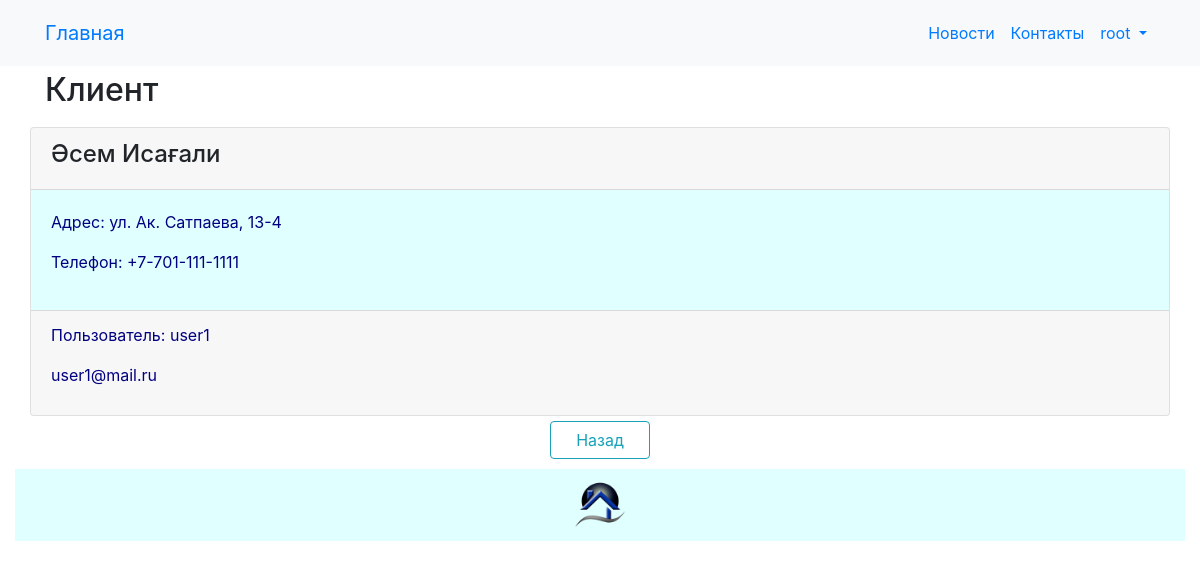
Page /person/read/1/ (signed in) on the committed database.
### orlov/models.py (models this page shows, shortened)
class Person(models.Model):
    user = models.OneToOneField(User, on_delete=models.CASCADE)
    phone = models.CharField(_('phone'), max_length=64)
    address = models.CharField(_('address'), max_length=128)
    class Meta:
        db_table = 'person'
        indexes = [
            models.Index(fields=['phone']),
        ]
        ordering = ['phone']

### orlov/views.py (the view)
# urls.py: path('person/read/<int:id>/', views.person_read, name='person_read'),
@login_required
@group_required("Managers")
def person_read(request, id):
    try:
        person = Person.objects.get(id=id)
        return render(request, "person/read.html", {"person": person})
    except Groups.DoesNotExist:
        return HttpResponseNotFound("<h2>Person not found</h2>")

### orlov/views.py (called while the page is built)
def group_required(*group_names):
    def in_groups(u):
        if u.is_authenticated:
            if bool(u.groups.filter(name__in=group_names)) | u.is_superuser:
                return True
        return False
    return user_passes_test(in_groups, login_url='403')

### templates/person/read.html (shortened to what this page needs)
{% extends "base.html" %}
{% load i18n %}
{% block content %}
<h2>{% trans "person" %}</h2>
<div class="row justify-content-center">
	<div class="card" style="width:100%">
		<div class="card-header">
			<h4>{{ person.user.first_name }} {{ person.user.last_name }}</h4>
		</div>
		<div class="card-body">
			<p>{% trans "address" %}: {{ person.address }}</p>
			<p>{% trans "phone" %}: {{ person.phone }}</p>
		</div>
		<div class="card-footer">
			<p>{% trans "user" %}: {{ person.user  }}</p>
			<p>{{ person.user.email  }}</p>
		</div>
	</div>
	<br>
	<a class="btn btn-outline-info" style="width:100px; margin-top:5px" href="{% url 'person_index' %}">{% trans "Back" %}</a>
</div>
{% endblock content %}

### templates/base.html (shortened to what this page needs)
<!DOCTYPE html>
{% load static %}
{% load i18n %}
<html>
<head>
	<link rel="stylesheet" href="{% static 'css/styles.css' %}" />
	<link rel="stylesheet" href="https://maxcdn.bootstrapcdn.com/bootstrap/4.0.0/css/bootstrap.min.css">
	<link rel="stylesheet" href="{% static 'css/choosen.css' %}" />
</head>
	<nav class="navbar navbar-expand-sm bg-light">
		<div class="container">
			<a class="navbar-brand" href="{{ HTTP_HOST }}/">{% trans "Home" %}</a>
			<div class="collapse navbar-collapse" id="mainMenu">
				<ul class="navbar-nav ml-auto">
					<li class="nav-item">
						<a class="nav-link" href="{% url 'news_list' %}">{% trans "newss" %}</a>
					</li>
					<li class="nav-item">
						<a class="nav-link" href="{% url 'contact' %}">{% trans "contacts" %}</a>
					</li>
					{% if user.is_authenticated %}
						<li class="nav-item dropdown">
							<a class="nav-link dropdown-toggle" href="#" id="userMenu" data-toggle="dropdown" aria-haspopup="true" aria-expanded="false">
							{{ user.username }}
							</a>
						</li>
					{% else %}
						<form class="form-inline ml-auto">
							<a href="{% url 'login' %}" class="btn btn-outline-secondary">{% trans "Log In" %}</a>
							<a href="{% url 'signup' %}" class="btn btn-primary ml-2">{% trans "Sign up" %}</a>
						</form>
					{% endif %}
						{% get_current_language as LANGUAGE_CODE %}
						{% get_available_languages as LANGUAGES %}
						{% get_language_info_list for LANGUAGES as languages %}
				</ul>
			</div>
		</div>
	</nav>
<body>
	<div class="container">
		{% block content%}{% endblock content %}
	</div>
</body>
<footer class="container-fluid text-center bg-lightgray">
	<div class="copyrights">
		<img src="{% static 'images/logo.png' %}" alt="logo" style="height:72px; width: 72px; padding: 10px;">
	</div>
</footer>
<link rel="stylesheet" href="https://cdn.datatables.net/1.11.2/css/jquery.dataTables.min.css">
</html>

### static/css/styles.css (style rules this page uses)
body { font-family: Geneva, Arial, Helvetica, sans-serif; }
.container { padding: 5px; }
.container-fluid { padding: 5px; }
p, ul,li, label { color: navy; }
h1, h2, h3, h4, h5, h6 { color: navy; }
.copyrights { background-color: lightcyan; }
.card { margin-top: 10px; background-color: lightcyan; }
.card-body { background-color: lightcyan; }
#footer h1, p, ul,li { color: navy; }

### rows in the picture
Person: user.first_name "Әсем", user.last_name "Исағали", address "ул. Ак. Сатпаева, 13-4", phone "+7-701-111-1111", user "user1", user.email "user1@mail.ru"

### other values in the picture
{{ user.username }} "root"
